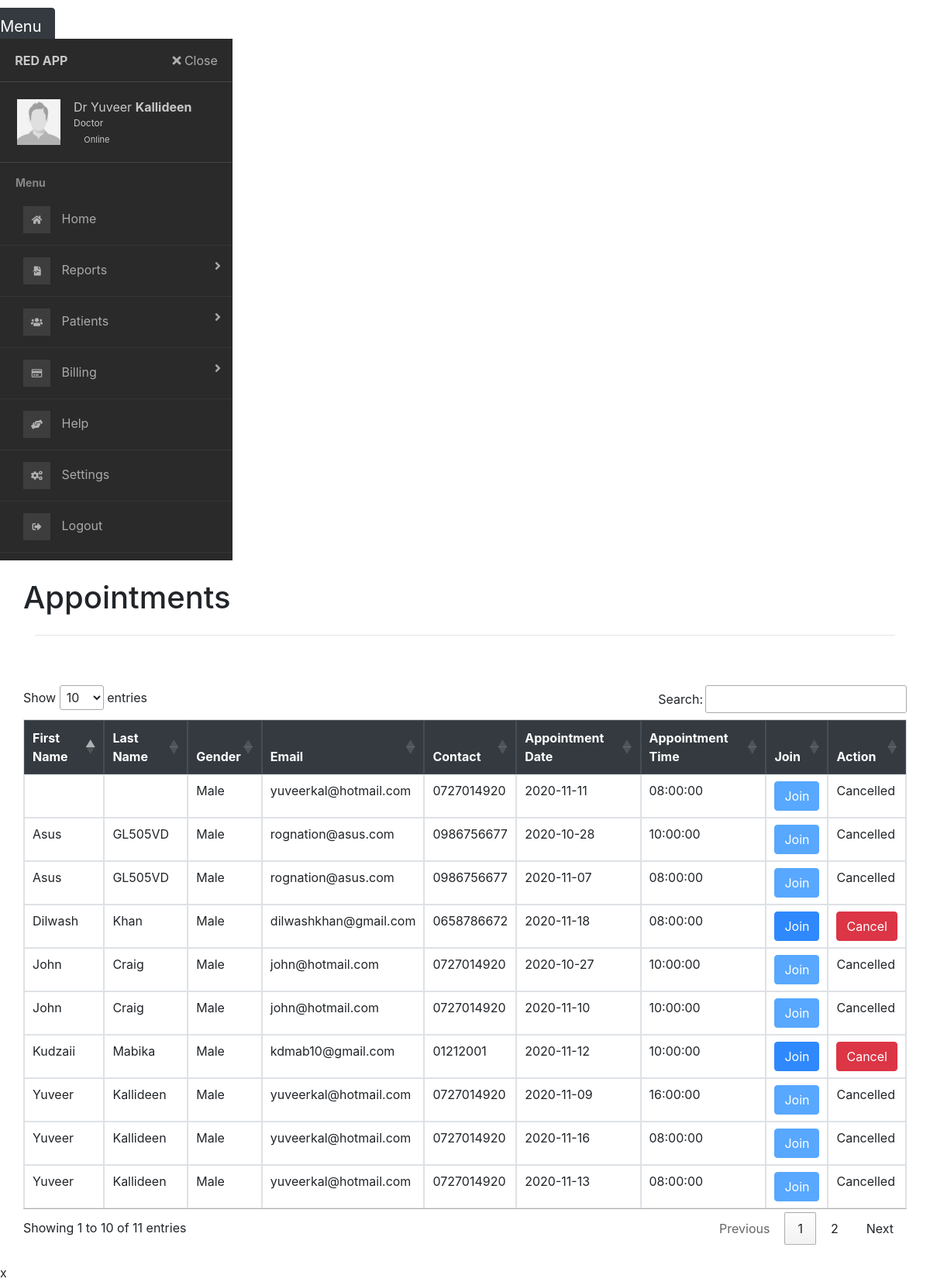
The app's page /doctor_appointments.php (signed in) with its own data.
### tables this page shows
CREATE TABLE `appointmenttb` (
  `pid` int(11) NOT NULL,
  `ID` int(11) NOT NULL,
  `fname` varchar(20) NOT NULL,
  `lname` varchar(20) NOT NULL,
  `gender` varchar(10) NOT NULL,
  `email` varchar(30) NOT NULL,
  `contact` varchar(10) NOT NULL,
  `doctor` varchar(30) NOT NULL,
  `docFees` int(5) NOT NULL,
  `appdate` date NOT NULL,
  `apptime` time NOT NULL,
  `userStatus` int(5) NOT NULL,
  `doctorStatus` int(5) NOT NULL,
  `url` varchar(2083) NOT NULL
);

### doctor_appointments.php (the view, shortened to what this page needs)
<!DOCTYPE html>
<?php
include_once('sidebar.php');
?>
<html lang="en">
  <head>
    <link rel="stylesheet" type="text/css" href="font-awesome-4.7.0/css/font-awesome.min.css">
    <link rel="stylesheet" href="style.css">
    <link rel="stylesheet" href="vendor/fontawesome/css/font-awesome.min.css">
    <link rel="stylesheet" href="https://maxcdn.bootstrapcdn.com/bootstrap/4.0.0-beta/css/bootstrap.min.css">
    <link rel="stylesheet" href="https://stackpath.bootstrapcdn.com/bootstrap/4.3.1/css/bootstrap.min.css">
    <link rel="stylesheet" type="text/css" href="//cdn.datatables.net/1.10.22/css/jquery.dataTables.min.css">
  </head>
  <body style="padding-top:50px;">
  <div  class="container bg-grey pt-4 pb-4">
            <div class="row">
              <h1>Appointments</h1>
            </div>
            <hr>
      </div>
      <div class="container bg-grey pt-4 pb-4">
         <div class="row">
        <div class="table-responsive">
              <table class="table table-bordered table-hover " id="myTable">
                <thead class="thead-dark">
                  <tr>
                    <th scope="col">First Name</th>
                    <th scope="col">Last Name</th>
                    <th scope="col">Gender</th>
                    <th scope="col">Email</th>
                    <th scope="col">Contact</th>
                    <th scope="col">Appointment Date</th>
                    <th scope="col">Appointment Time</th>
                    <th scope="col">Join</th>
                    <th scope="col">Action</th>
                  </tr>
                </thead>
                <tbody>
                  <?php
                    global $con;
                    $dname = $_SESSION['first_name'];
                    $query = "select pid,ID,fname,lname,gender,email,contact,appdate,apptime,userStatus,doctorStatus,url from appointmenttb where doctor='$dname';";
                    $result = mysqli_query($con,$query);
                    while ($row = mysqli_fetch_array($result)){
                      ?>
                      <tr>
                        <td><?php echo $row['fname'];?></td>
                        <td><?php echo $row['lname'];?></td>
                        <td><?php echo $row['gender'];?></td>
                        <td><?php echo $row['email'];?></td>
                        <td><?php echo $row['contact'];?></td>
                        <td><?php echo $row['appdate'];?></td>
                        <td><?php echo $row['apptime'];?></td>
                        <td>
                                 <?php if(($row['userStatus']==0) || ($row['doctorStatus']==0)) : ?>
                                 <button class="btn btn-primary"disabled>Join</button>
                                 <?php else : ?>
                                 <a title="Join Appointment" tooltip-placement="top" tooltip="Remove" onclick="window.open('<?php echo $row['url'];?>')"><button class="btn btn-primary">Join</button></a>
                                 <?php endif; ?>
                              </td>
                              <td>
                                 <?php if(($row['userStatus']==1) && ($row['doctorStatus']==1))
                                    { ?>
                                 <a href="doctor_appointment.php?ID=<?php echo $row['ID']?>&cancel=update"
                                    onClick="return confirm('Are you sure you want to cancel this appointment ?')"
                                    title="Cancel Appointment" tooltip-placement="top" tooltip="Remove"><button class="btn btn-danger">Cancel</button></a>
                                 <?php } else {
                                    echo "Cancelled";
                                    } ?>
                              </td>
                      </tr></a>
                    <?php } ?>
                </tbody>
              </table>
            </div>
        <br>
      </div>
</div>
  </body>
</html>

### css/main.css (style rules this page uses)
body { font-size: .9rem; }

### records on screen
appointmenttb: fname "Asus", lname "GL505VD", gender "Male", email "rognation@asus.com", contact "0986756677", appdate "2020-10-28", apptime "10:00:00", userStatus "Join"
appointmenttb: fname "John", lname "Craig", gender "Male", email "john@hotmail.com", contact "0727014920", appdate "2020-10-27", apptime "10:00:00", userStatus "Join"
appointmenttb: fname "Asus", lname "GL505VD", gender "Male", email "rognation@asus.com", contact "0986756677", appdate "2020-11-07", apptime "08:00:00", userStatus "Join"
appointmenttb: fname "John", lname "Craig", gender "Male", email "john@hotmail.com", contact "0727014920", appdate "2020-11-10", apptime "10:00:00", userStatus "Join"
appointmenttb: fname "Yuveer", lname "Kallideen", gender "Male", email "yuveerkal@hotmail.com", contact "0727014920", appdate "2020-11-09", apptime "16:00:00", userStatus "Join"
appointmenttb: fname "Yuveer", lname "Kallideen", gender "Male", email "yuveerkal@hotmail.com", contact "0727014920", appdate "2020-11-16", apptime "08:00:00", userStatus "Join"
appointmenttb: gender "Male", email "yuveerkal@hotmail.com", contact "0727014920", appdate "2020-11-11", apptime "08:00:00", userStatus "Join"
appointmenttb: fname "Yuveer", lname "Kallideen", gender "Male", email "yuveerkal@hotmail.com", contact "0727014920", appdate "2020-11-13", apptime "08:00:00", userStatus "Join"
appointmenttb: fname "Kudzaii", lname "Mabika", gender "Male", email "kdmab10@gmail.com", contact "01212001", appdate "2020-11-12", apptime "10:00:00"
appointmenttb: fname "Dilwash", lname "Khan", gender "Male", email "dilwashkhan@gmail.com", contact "0658786672", appdate "2020-11-18", apptime "08:00:00"

### other values on screen
$dfname "Yuveer"
$dlname "Kallideen"
